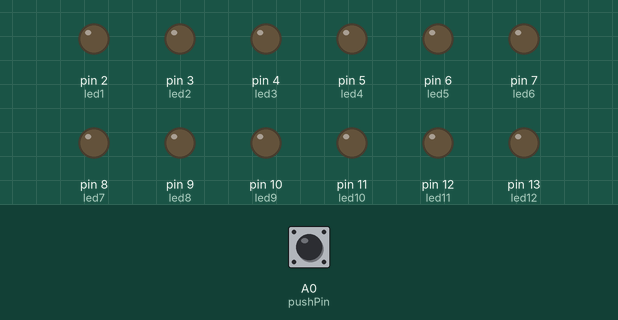
The sketch below on a simulated Arduino Uno, built with avr-gcc and run on an emulated ATmega328P. Parts: output pins drawn as LEDs (lit = HIGH). The test bench sets the inputs (shaded band); at power-on: A0 (pushPin) HIGH.

Above: at 1.2 s.
1.3 s: A0 (pushPin) pulled LOW for 0.15 s
At 1.8 s:
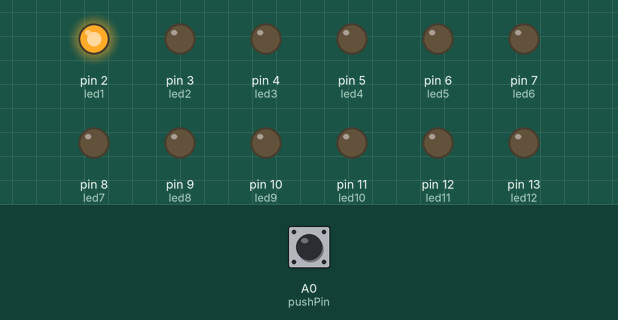
2.9 s: A0 (pushPin) pulled LOW for 1 s
At 4.2 s:
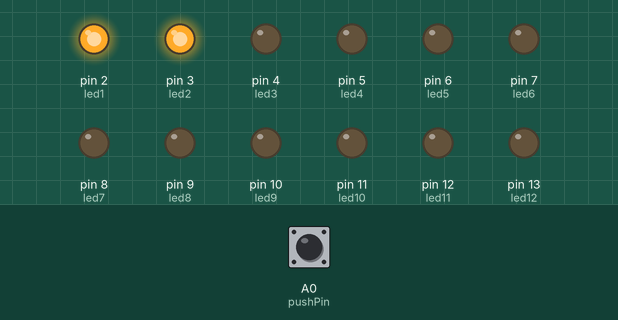
5.4 s: A0 (pushPin) pulled LOW for 0.15 s
At 6.1 s:
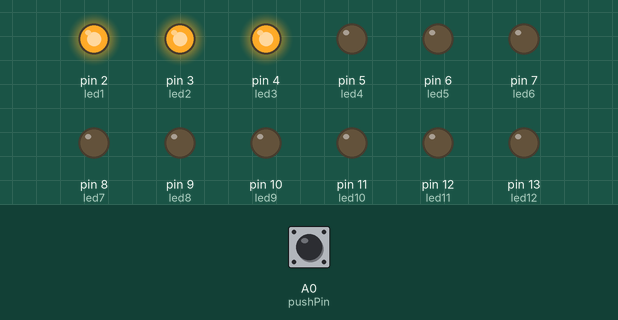
7.0 s: A0 (pushPin) pulled LOW for 3.2 s
At 11.4 s:
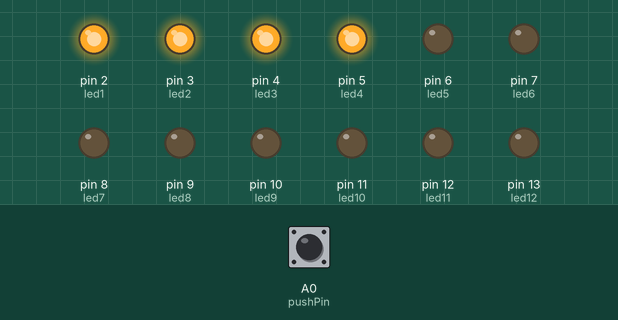
11.7 s: A0 (pushPin) pulled LOW for 0.15 s
At 13.0 s:
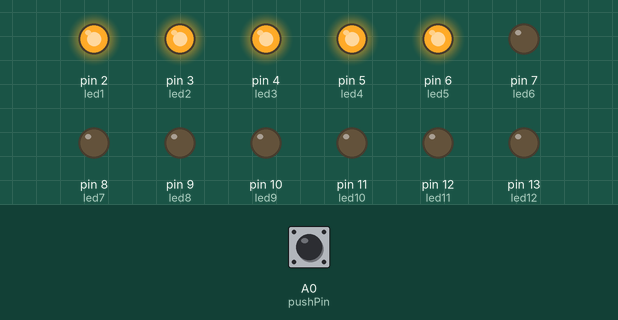
13.3 s: A0 (pushPin) pulled LOW for 1 s
At 15.7 s:
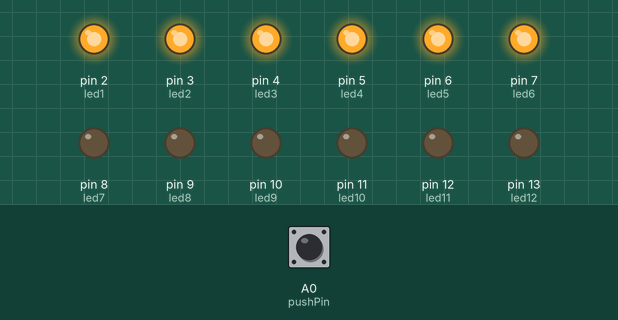
Timing chart, 0 to 16.8 s (numbered marks = the images above; inputs shaded):
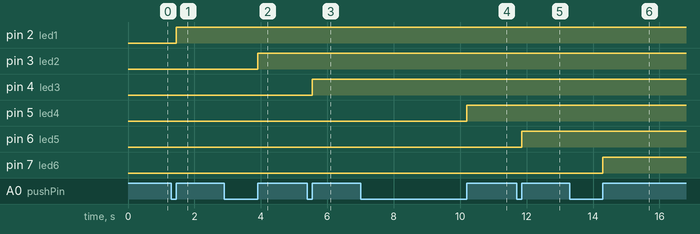

Measured:
- after the input at 1.3 s, pin 2 (led1): LOW → HIGH after 0.15 s
- after the input at 2.9 s, pin 3 (led2): LOW → HIGH after 1.0 s
- after the input at 5.4 s, pin 4 (led3): LOW → HIGH after 0.15 s
- after the input at 7.0 s, pin 5 (led4): LOW → HIGH after 3.2 s
- after the input at 11.7 s, pin 6 (led5): LOW → HIGH after 0.15 s
- after the input at 13.3 s, pin 7 (led6): LOW → HIGH after 1.0 s

The sketch:

task1.ino
```cpp
int led1 = 2;
int led2 = 3;
int led3 = 4;
int led4 = 5;
int led5 = 6;
int led6 = 7;
int led7 = 8;
int led8 = 9;
int led9 = 10;
int led10 = 11;
int led11 = 12;
int led12 = 13;

int pushPin = A0;
int pushCurrentState = HIGH;
int pushLastState = HIGH;
int numberPressed = 0;

void setup() {
  pinMode(pushPin, INPUT_PULLUP);

  Serial.begin(9600);
  pinMode(led1, OUTPUT);
  pinMode(led2, OUTPUT);
  pinMode(led3, OUTPUT);
  pinMode(led4, OUTPUT);
  pinMode(led5, OUTPUT);
  pinMode(led6, OUTPUT);
  pinMode(led7, OUTPUT);
  pinMode(led8, OUTPUT);
  pinMode(led9, OUTPUT);
  pinMode(led10, OUTPUT);
  pinMode(led11, OUTPUT);
  pinMode(led12, OUTPUT);
}

void loop() {
  pushCurrentState = digitalRead(pushPin);

  if ( pushCurrentState == HIGH && pushLastState == LOW)
  {
    numberPressed++;
    if (numberPressed > 12)
    {
      numberPressed = numberPressed - 12;
    }
  }
  pushLastState = pushCurrentState;

  digitalWrite(led1, numberPressed >= 1);
  digitalWrite(led2, numberPressed >= 2);
  digitalWrite(led3, numberPressed >= 3);
  digitalWrite(led4, numberPressed >= 4);
  digitalWrite(led5, numberPressed >= 5);
  digitalWrite(led6, numberPressed >= 6);
  digitalWrite(led7, numberPressed >= 7);
  digitalWrite(led8, numberPressed >= 8);
  digitalWrite(led9, numberPressed >= 9);
  digitalWrite(led10, numberPressed >= 10);
  digitalWrite(led11, numberPressed >= 11);
  digitalWrite(led12, numberPressed >= 12);
}
```
